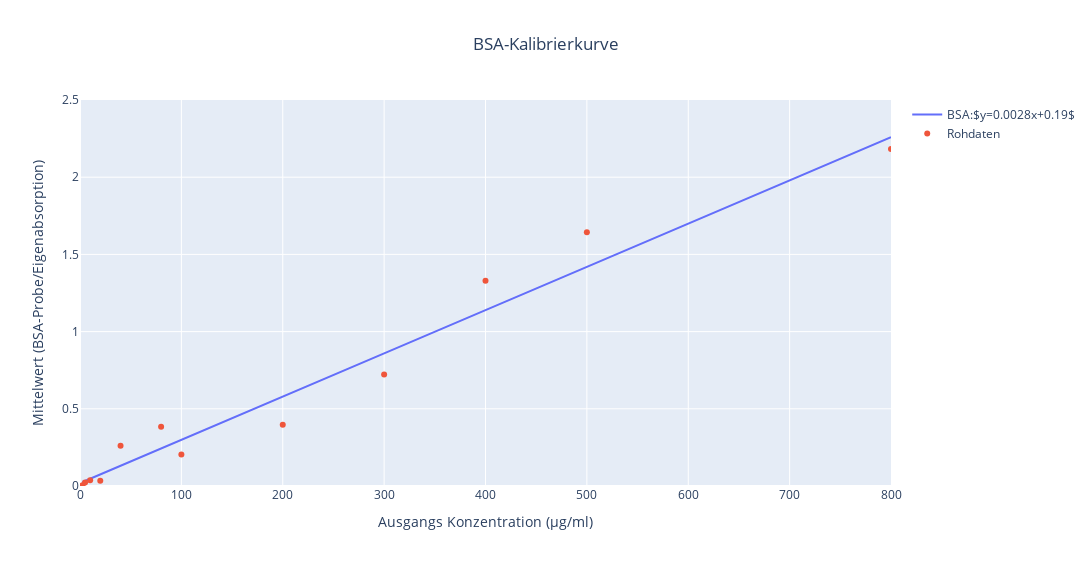

The notebook cell this image was saved under:
### Code cell
fig = go.Figure()

fig.add_trace(go.Line(x=x, y=y_, mode='lines', name="BSA:$y=0.0028x+0.19$"))
fig.add_trace(go.Scatter(x=x, y=y, mode='markers', name="Rohdaten"))
fig.update_layout(xaxis_title='Ausgangs Konzentration (μg/ml)', yaxis_title='Mittelwert (BSA-Probe/Eigenabsorption)', title="BSA-Kalibrierkurve", title_x=0.5)
fig = utils.resize_figure(fig, 300, 150)

fig.update_xaxes(range=[0, 800])
fig.update_yaxes(range=[0, 2.5])

fig.show()
fig.write_image(f"output/BSA-Kalibrierkurve2.svg")

py.offline.plot(fig,filename=f"output/BSA-Kalibrierkurve.html")
utils.modify_logo("output/BSA-Kalibrierkurve.html", hover_text="Gruppe5: Huayu Hu, Jing Yang, Ran Xu, Hanshang Li")

### Figure 1 — Plotly figure (JSON) as saved in the notebook; plotly's stock layout.template omitted (floating-point values rounded to 4 significant figures)
{"data": [{"mode": "lines", "name": "BSA:$y=0.0028x+0.19$", "type": "scatter", "x": [2.5, 5, 10, 20, 40, 80, 100, 200, 300, 400, 500, 800], "y": [0.026, 0.033, 0.047, 0.075, 0.131, 0.243, 0.299, 0.579, 0.859, 1.139, 1.419, 2.259]}, {"mode": "markers", "name": "Rohdaten", "type": "scatter", "x": [2.5, 5, 10, 20, 40, 80, 100, 200, 300, 400, 500, 800], "y": [0.0051, 0.0234, 0.0374, 0.0338, 0.2605, 0.3845, 0.2047, 0.3965, 0.722, 1.329, 1.644, 2.183]}], "layout": {"height": 566.9, "title": {"text": "BSA-Kalibrierkurve", "x": 0.5}, "width": 1134.0, "xaxis": {"range": [0, 800], "title": {"text": "Ausgangs Konzentration (μg/ml)"}, "type": "linear"}, "yaxis": {"range": [0, 2.5], "title": {"text": "Mittelwert (BSA-Probe/Eigenabsorption)"}, "type": "linear"}}}
